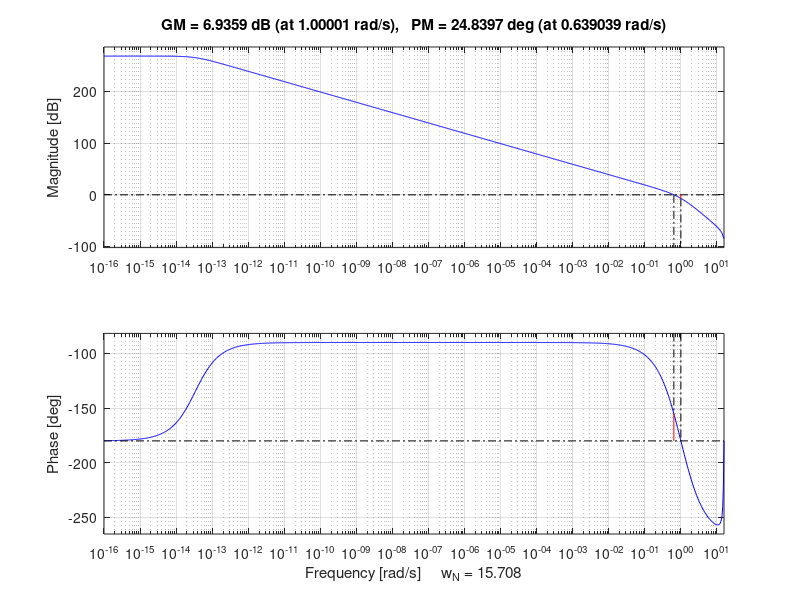

Write the MATLAB code that produced this figure.
%% Problem B 
close all;
clear all;

num=[0.9];
den=[1 2 1 0];

g=tf(num,den);
gd=c2d(g,0.2,'impulse')
[gm,pm]=margin(gd)

margin(gd)
